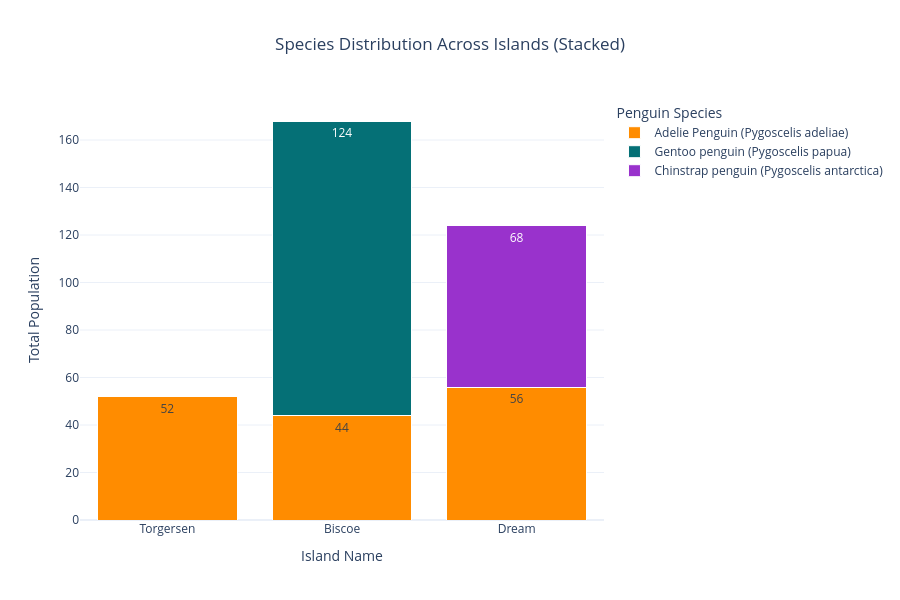

The cell this chart's notebook holds for it:
### Code cell
# 7. Stacked Bar Chart: Species Composition by Island
fig7_stacked = px.histogram(
    df, 
    x="island", 
    color="species",
    color_discrete_map=COLORS,
    barmode="stack", # Bars are stacked on top of each other
    title="Species Distribution Across Islands (Stacked)",
    labels={
        "island": "Island",
        "species": "Species",
        "count": "Number of Individuals"
    },
    text_auto=True
)

fig7_stacked.update_layout(
    title_x=0.5,
    xaxis_title="Island Name",
    yaxis_title="Total Population",
    legend_title="Penguin Species",
    plot_bgcolor="white",
    height=600
)

fig7_stacked.update_traces(
    marker_line_color='white',
    marker_line_width=1
)

fig7_stacked.show()

### Figure 1 — Plotly figure (JSON) as saved in the notebook; plotly's stock layout.template omitted (floating-point values rounded to 4 significant figures; data arrays with more than 128 entries replaced by an {"elided": "..."} marker saying what was removed)
{"data": [{"bingroup": "x", "hovertemplate": "Species=Adelie Penguin (Pygoscelis adeliae)<br>Island=%{x}<br>count=%{y}<extra></extra>", "legendgroup": "Adelie Penguin (Pygoscelis adeliae)", "marker": {"color": "#FF8C00", "line": {"color": "white", "width": 1}, "pattern": {"shape": ""}}, "name": "Adelie Penguin (Pygoscelis adeliae)", "orientation": "v", "showlegend": true, "texttemplate": "%{value}", "type": "histogram", "x": {"elided": "152 str values"}, "xaxis": "x", "yaxis": "y"}, {"bingroup": "x", "hovertemplate": "Species=Gentoo penguin (Pygoscelis papua)<br>Island=%{x}<br>count=%{y}<extra></extra>", "legendgroup": "Gentoo penguin (Pygoscelis papua)", "marker": {"color": "#057076", "line": {"color": "white", "width": 1}, "pattern": {"shape": ""}}, "name": "Gentoo penguin (Pygoscelis papua)", "orientation": "v", "showlegend": true, "texttemplate": "%{value}", "type": "histogram", "x": ["Biscoe", "Biscoe", "Biscoe", "Biscoe", "Biscoe", "Biscoe", "Biscoe", "Biscoe", "Biscoe", "Biscoe", "Biscoe", "Biscoe", "Biscoe", "Biscoe", "Biscoe", "Biscoe", "Biscoe", "Biscoe", "Biscoe", "Biscoe", "Biscoe", "Biscoe", "Biscoe", "Biscoe", "Biscoe", "Biscoe", "Biscoe", "Biscoe", "Biscoe", "Biscoe", "Biscoe", "Biscoe", "Biscoe", "Biscoe", "Biscoe", "Biscoe", "Biscoe", "Biscoe", "Biscoe", "Biscoe", "Biscoe", "Biscoe", "Biscoe", "Biscoe", "Biscoe", "Biscoe", "Biscoe", "Biscoe", "Biscoe", "Biscoe", "Biscoe", "Biscoe", "Biscoe", "Biscoe", "Biscoe", "Biscoe", "Biscoe", "Biscoe", "Biscoe", "Biscoe", "Biscoe", "Biscoe", "Biscoe", "Biscoe", "Biscoe", "Biscoe", "Biscoe", "Biscoe", "Biscoe", "Biscoe", "Biscoe", "Biscoe", "Biscoe", "Biscoe", "Biscoe", "Biscoe", "Biscoe", "Biscoe", "Biscoe", "Biscoe", "Biscoe", "Biscoe", "Biscoe", "Biscoe", "Biscoe", "Biscoe", "Biscoe", "Biscoe", "Biscoe", "Biscoe", "Biscoe", "Biscoe", "Biscoe", "Biscoe", "Biscoe", "Biscoe", "Biscoe", "Biscoe", "Biscoe", "Biscoe", "Biscoe", "Biscoe", "Biscoe", "Biscoe", "Biscoe", "Biscoe", "Biscoe", "Biscoe", "Biscoe", "Biscoe", "Biscoe", "Biscoe", "Biscoe", "Biscoe", "Biscoe", "Biscoe", "Biscoe", "Biscoe", "Biscoe", "Biscoe", "Biscoe", "Biscoe", "Biscoe", "Biscoe"], "xaxis": "x", "yaxis": "y"}, {"bingroup": "x", "hovertemplate": "Species=Chinstrap penguin (Pygoscelis antarctica)<br>Island=%{x}<br>count=%{y}<extra></extra>", "legendgroup": "Chinstrap penguin (Pygoscelis antarctica)", "marker": {"color": "#9932CC", "line": {"color": "white", "width": 1}, "pattern": {"shape": ""}}, "name": "Chinstrap penguin (Pygoscelis antarctica)", "orientation": "v", "showlegend": true, "texttemplate": "%{value}", "type": "histogram", "x": ["Dream", "Dream", "Dream", "Dream", "Dream", "Dream", "Dream", "Dream", "Dream", "Dream", "Dream", "Dream", "Dream", "Dream", "Dream", "Dream", "Dream", "Dream", "Dream", "Dream", "Dream", "Dream", "Dream", "Dream", "Dream", "Dream", "Dream", "Dream", "Dream", "Dream", "Dream", "Dream", "Dream", "Dream", "Dream", "Dream", "Dream", "Dream", "Dream", "Dream", "Dream", "Dream", "Dream", "Dream", "Dream", "Dream", "Dream", "Dream", "Dream", "Dream", "Dream", "Dream", "Dream", "Dream", "Dream", "Dream", "Dream", "Dream", "Dream", "Dream", "Dream", "Dream", "Dream", "Dream", "Dream", "Dream", "Dream", "Dream"], "xaxis": "x", "yaxis": "y"}], "layout": {"barmode": "stack", "height": 600, "legend": {"title": {"text": "Penguin Species"}, "tracegroupgap": 0}, "plot_bgcolor": "white", "title": {"text": "Species Distribution Across Islands (Stacked)", "x": 0.5}, "xaxis": {"anchor": "y", "domain": [0, 1], "title": {"text": "Island Name"}}, "yaxis": {"anchor": "x", "domain": [0, 1], "title": {"text": "Total Population"}}}}
